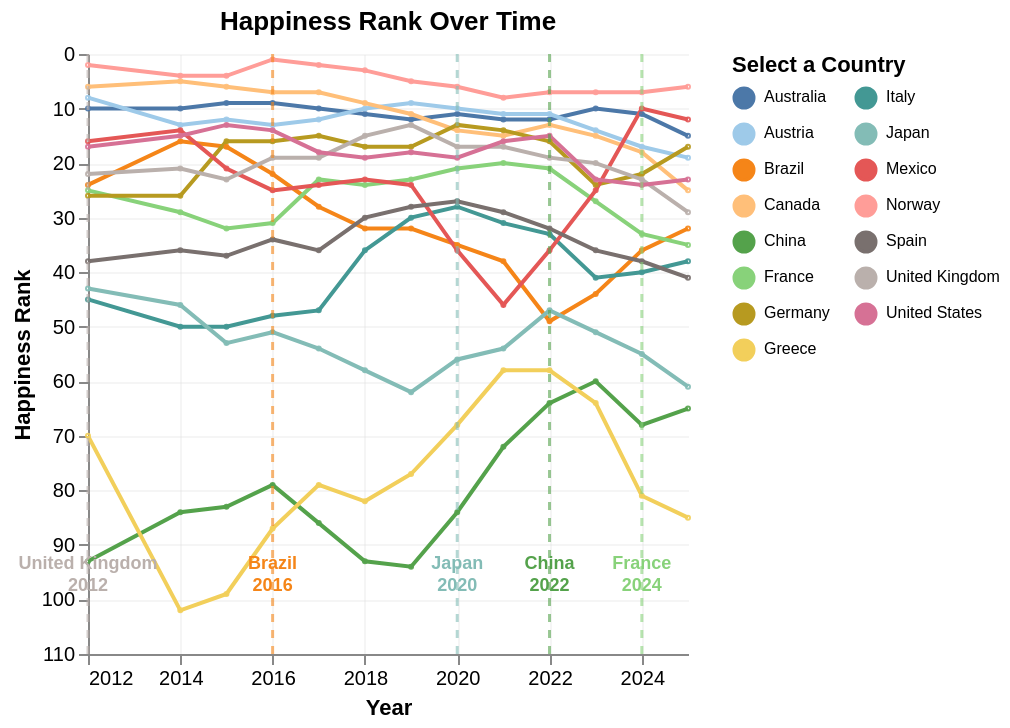

Notebook cell for this chart:
### Code cell
## iterating again!!!
# Allow more rows
alt.data_transformers.disable_max_rows()

#data validation for countries because it was breaking
available_countries = [c for c in countries if c in happiness_df_2['Country name'].unique()]
print("Available countries:", available_countries)

#filter
filtered_df = happiness_df_2[happiness_df_2['Country name'].isin(available_countries)]

#filter year
filtered_df = filtered_df[filtered_df['Year'] >= 2012]

# print(f"Filtered rows: {len(filtered_df)}")


#sort
filtered_df = filtered_df.sort_values(['Country name', 'Year'])

###percentage change in
filtered_df['Rank_Change'] = filtered_df.groupby('Country name')['Rank'].pct_change() * 100
filtered_df['Rank_Change_Label'] = filtered_df['Rank_Change'].apply(
    lambda x: f"{x:.1f}%" if pd.notnull(x) else "N/A"
)

#create label
filtered_df['Tooltip_Label'] = filtered_df.apply(
    lambda row: f"{row['Country name']}\nRank: {row['Rank']}\nChange: {row['Rank_Change_Label']}",
    axis=1
)

##only years >= 2012 because the metrics arent shared for previous years
olympic_data = []
for country, years in olympics.items():
    for year in years:
        if year >= 2012:
            olympic_data.append({
                'Country': country,
                'Year': year
            })

olympic_df = pd.DataFrame(olympic_data)

#filter and validation since it wasnt working right
if len(olympic_df) > 0:
    olympic_with_data = olympic_df.merge(
        filtered_df[['Country name', 'Year']].drop_duplicates(),
        left_on=['Country', 'Year'],
        right_on=['Country name', 'Year'],
        how='inner'
    )
    print(f"Olympic markers: {len(olympic_with_data)}")
else:
    olympic_with_data = pd.DataFrame()


#trying to get multi-select to work
country_selection = alt.selection_point(
    fields=['Country name'],
    bind='legend',
    name='country_selector'
)
#chart filter and tooltip
line_chart = alt.Chart(filtered_df).mark_line(
    strokeWidth=2
).encode(
    x=alt.X('Year:Q', title='Year', axis=alt.Axis(format='d')),
    y=alt.Y('Rank:Q',
            title='Happiness Rank',
            scale=alt.Scale(reverse=True)),
    color=alt.Color('Country name:N',
                    scale=alt.Scale(scheme='tableau20'),
                    legend=alt.Legend(
                        orient='right',
                        columns=2,
                        labelFontSize=8,
                        title="Select a Country"
                    )),
    opacity=alt.condition(country_selection, alt.value(1), alt.value(0.1)),
    strokeWidth=alt.condition(country_selection, alt.value(2.5), alt.value(1)),
    tooltip=[
        alt.Tooltip('Country name:N', title='Country'),
        alt.Tooltip('Year:Q', title='Year'),
        alt.Tooltip('Rank:Q', title='Rank'),
        alt.Tooltip('Rank_Change_Label:O', title='% Change from Last Year')
    ]
).add_params(
    country_selection
)

# Points with tooltip
points = alt.Chart(filtered_df).mark_point(
    size=1,
    opacity=0.7
).encode(
    x='Year:Q',
    y='Rank:Q',
    color='Country name:N',
    opacity=alt.condition(country_selection, alt.value(0.9), alt.value(0.1)),
    tooltip=[
        alt.Tooltip('Country name:N', title='Country'),
        alt.Tooltip('Year:Q', title='Year'),
        alt.Tooltip('Rank:Q', title='Rank'),
        alt.Tooltip('Rank_Change_Label:O', title='% Change from Last Year')
    ]
)

#base chart
final_chart = (line_chart + points).properties(
    width=800,
    height=500,
    title='Happiness Rank Over Time'
).configure_axis(
    grid=True,
    gridOpacity=0.3
).configure_legend(
    title=None,
    labelFontSize=8,
    orient='right',
    columns=2
).configure_view(
    strokeOpacity=0
)

if len(olympic_with_data) > 0:
    #y-axis range for text placement
    y_min = filtered_df['Rank'].min()
    y_max = filtered_df['Rank'].max()
    y_range = y_max - y_min
    y_position = y_max * 0.95

    text_df = olympic_with_data.copy()
    text_df['y_position'] = y_position
    text_df['label'] = text_df['Country'] + '\n' + text_df['Year'].astype(str)

    #vertical  for Olympic years
    rules = alt.Chart(olympic_with_data).mark_rule(
        strokeDash=[4, 4],
        strokeWidth=1.5,
        opacity=0.6
    ).encode(
        x='Year:Q',
        color=alt.Color('Country:N',scale=alt.Scale(scheme='tableau20'),legend=None))

    ##label years
    text_labels = alt.Chart(text_df).mark_text(
        align='center',
        baseline='bottom',
        fontSize=9,
        fontWeight='bold',
        lineBreak='\n',
        dy=-5
    ).encode(
        x='Year:Q',
        y='y_position:Q',
        text='label:N',
        color=alt.Color('Country:N',
                        scale=alt.Scale(scheme='tableau20'),
                        legend=None)
    )

    ### CombineOlympic markers
    final_chart = (line_chart + points + rules + text_labels).properties(
        width='container',
        height=300,
        title='Happiness Rank Over Time'
    ).configure_axis(
        grid=True,
        gridOpacity=0.3
    ).configure_legend(
        title=None,
        labelFontSize=8,
        orient='right',
        columns=2
    ).configure_view(
        strokeOpacity=0
    )


# Display the chart
final_chart.show()

# Save the chart
final_chart.save('Happiness_Viz3.html')

### Figure 1 — Vega-Lite specification as saved in the notebook (floating-point values rounded to 4 significant figures; data arrays with more than 128 entries replaced by an {"elided": "..."} marker saying what was removed)
{"config": {"view": {"continuousWidth": 300, "continuousHeight": 300, "strokeOpacity": 0}, "axis": {"grid": true, "gridOpacity": 0.3}, "legend": {"columns": 2, "labelFontSize": 8, "orient": "right", "title": null}}, "layer": [{"mark": {"type": "line", "strokeWidth": 2}, "encoding": {"color": {"field": "Country name", "legend": {"columns": 2, "labelFontSize": 8, "orient": "right", "title": "Select a Country"}, "scale": {"scheme": "tableau20"}, "type": "nominal"}, "opacity": {"condition": {"param": "country_selector", "value": 1}, "value": 0.1}, "strokeWidth": {"condition": {"param": "country_selector", "value": 2.5}, "value": 1}, "tooltip": [{"field": "Country name", "title": "Country", "type": "nominal"}, {"field": "Year", "title": "Year", "type": "quantitative"}, {"field": "Rank", "title": "Rank", "type": "quantitative"}, {"field": "Rank_Change_Label", "title": "% Change from Last Year", "type": "ordinal"}], "x": {"axis": {"format": "d"}, "field": "Year", "title": "Year", "type": "quantitative"}, "y": {"field": "Rank", "scale": {"reverse": true}, "title": "Happiness Rank", "type": "quantitative"}}, "name": "view_4"}, {"mark": {"type": "point", "opacity": 0.7, "size": 1}, "encoding": {"color": {"field": "Country name", "type": "nominal"}, "opacity": {"condition": {"param": "country_selector", "value": 0.9}, "value": 0.1}, "tooltip": [{"field": "Country name", "title": "Country", "type": "nominal"}, {"field": "Year", "title": "Year", "type": "quantitative"}, {"field": "Rank", "title": "Rank", "type": "quantitative"}, {"field": "Rank_Change_Label", "title": "% Change from Last Year", "type": "ordinal"}], "x": {"field": "Year", "type": "quantitative"}, "y": {"field": "Rank", "type": "quantitative"}}}, {"data": {"name": "data-80c27aaa68995cefdaeb8240aeefef97"}, "mark": {"type": "rule", "opacity": 0.6, "strokeDash": [4, 4], "strokeWidth": 1.5}, "encoding": {"color": {"field": "Country", "legend": null, "scale": {"scheme": "tableau20"}, "type": "nominal"}, "x": {"field": "Year", "type": "quantitative"}}}, {"data": {"name": "data-ed6b74d0e2d7367a40236e1454ada15c"}, "mark": {"type": "text", "align": "center", "baseline": "bottom", "dy": -5, "fontSize": 9, "fontWeight": "bold", "lineBreak": "\n"}, "encoding": {"color": {"field": "Country", "legend": null, "scale": {"scheme": "tableau20"}, "type": "nominal"}, "text": {"field": "label", "type": "nominal"}, "x": {"field": "Year", "type": "quantitative"}, "y": {"field": "y_position", "type": "quantitative"}}}], "data": {"name": "data-9d9d5a7a352c848d9cad02c9fb5df550"}, "height": 300, "params": [{"name": "country_selector", "select": {"type": "point", "fields": ["Country name"]}, "bind": "legend", "views": ["view_4"]}], "title": "Happiness Rank Over Time", "width": "container", "$schema": "https://vega.github.io/schema/vega-lite/v5.20.1.json", "datasets": {"data-9d9d5a7a352c848d9cad02c9fb5df550": {"elided": "195 records"}, "data-80c27aaa68995cefdaeb8240aeefef97": [{"Country": "Brazil", "Year": 2016, "Country name": "Brazil"}, {"Country": "China", "Year": 2022, "Country name": "China"}, {"Country": "France", "Year": 2024, "Country name": "France"}, {"Country": "Japan", "Year": 2020, "Country name": "Japan"}, {"Country": "United Kingdom", "Year": 2012, "Country name": "United Kingdom"}], "data-ed6b74d0e2d7367a40236e1454ada15c": [{"Country": "Brazil", "Year": 2016, "Country name": "Brazil", "y_position": 96.9, "label": "Brazil\n2016"}, {"Country": "China", "Year": 2022, "Country name": "China", "y_position": 96.9, "label": "China\n2022"}, {"Country": "France", "Year": 2024, "Country name": "France", "y_position": 96.9, "label": "France\n2024"}, {"Country": "Japan", "Year": 2020, "Country name": "Japan", "y_position": 96.9, "label": "Japan\n2020"}, {"Country": "United Kingdom", "Year": 2012, "Country name": "United Kingdom", "y_position": 96.9, "label": "United Kingdom\n2012"}]}}
